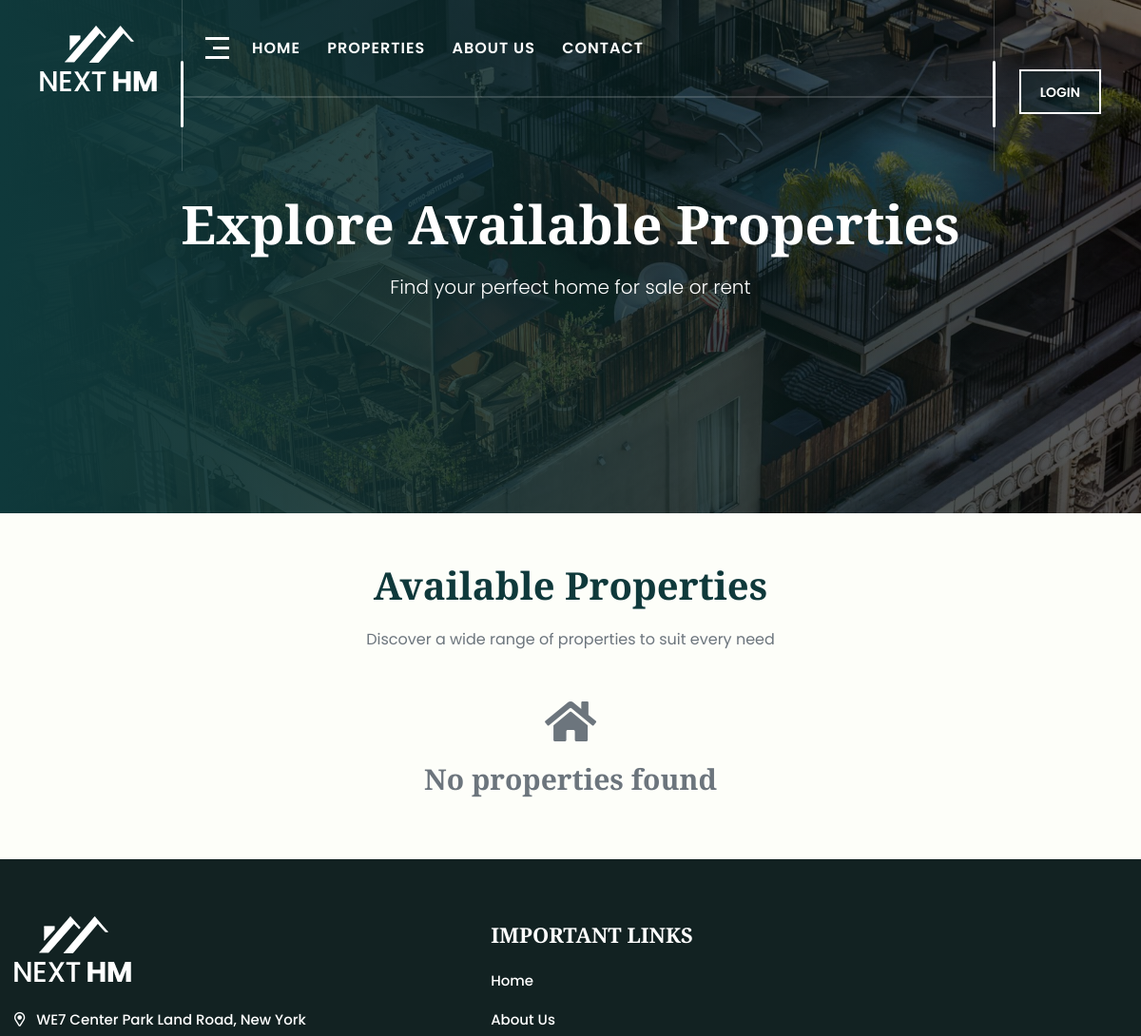
/properties/ (upper part), run on an earlier commit of the app's database.
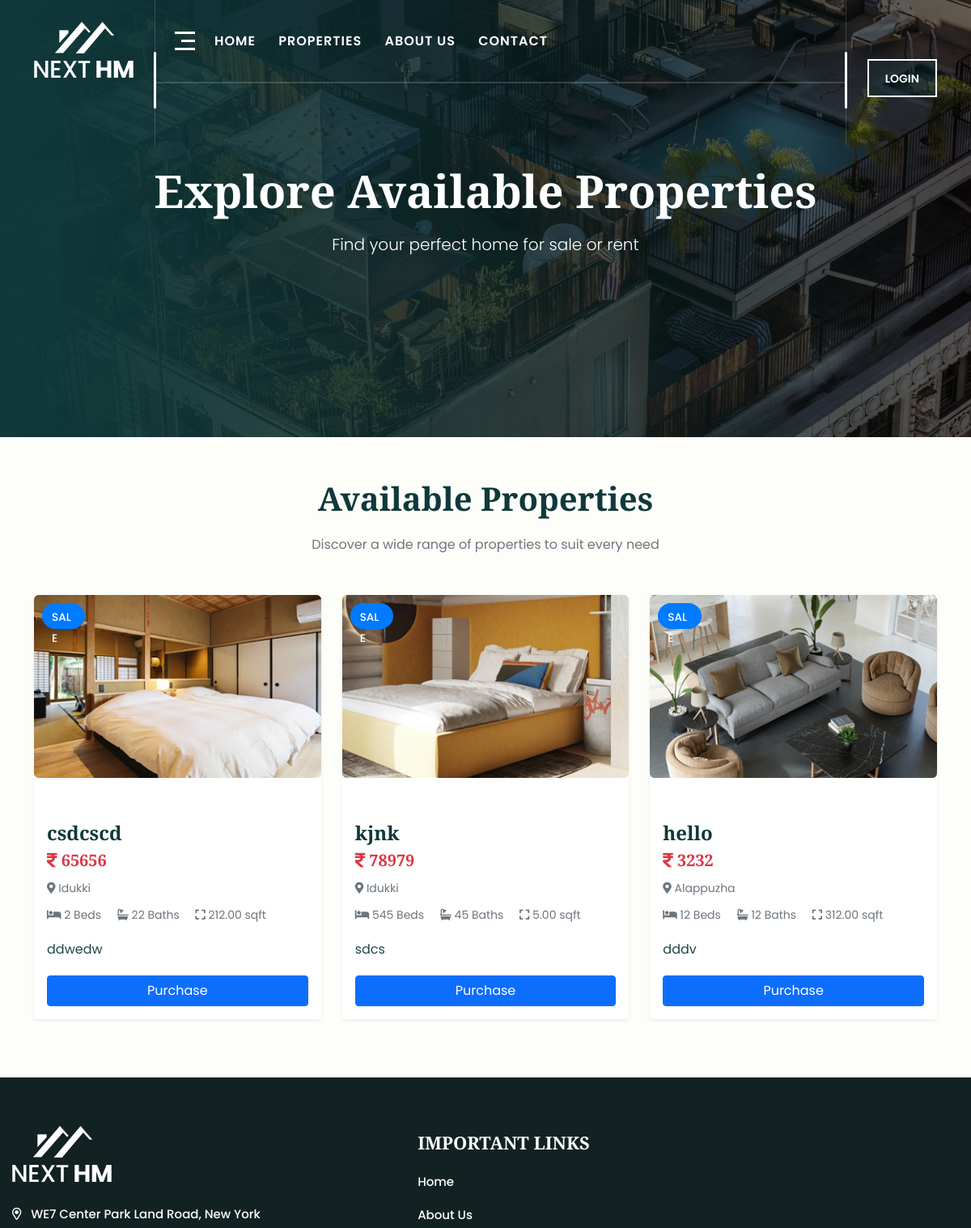
And on a later commit of the database.
### property/models.py (models this page shows, shortened)
class Property(models.Model):
    SALE = 'sale'
    RENT = 'rent'
    CATEGORY_CHOICES = [
        (SALE, 'Sale'),
        (RENT, 'Rent'),
    ]
    PROPERTY_STATUS =(
    ('available','Available' ),
    ('BOOKED', 'Booked')
)
    property_id = models.CharField(max_length=20, unique=True, blank=True)
    title = models.CharField(max_length=255)
    tagline = models.CharField(max_length=255)
    phone_no = models.CharField(max_length=15)
    email = models.EmailField()
    location = models.CharField(max_length=255)
    starting_price = models.DecimalField(max_digits=10, decimal_places=2)
    area_size = models.DecimalField(max_digits=10, decimal_places=2)
    category = models.CharField(max_length=4, choices=CATEGORY_CHOICES, default=SALE)
    cover_photo = models.ImageField(upload_to='property_photos')
    num_beds = models.IntegerField()
    num_bathrooms = models.IntegerField()
    features = models.ManyToManyField('Feature', related_name='properties')
    description = models.TextField()
    status = models.CharField(max_length=10, choices=PROPERTY_STATUS, default='available')
    agent = models.ForeignKey(User, on_delete=models.CASCADE)  # Linking to the agent

### core/views.py (the view)
# urls.py: path('properties/',views.all_properties_view,name='all_properties_view'),
def all_properties_view(request):
    properties = Property.objects.all()
    return render(request, 'properties.html', {'properties': properties})

### templates/properties.html (shortened to what this page needs)
{% extends 'base.html' %}
{% block content %}
{% load static %}
<section class="hero-layout1 d-flex align-items-center justify-content-center text-center" data-bg-src="{% static 'assets/img/bg/hero-bg-1-3.jpg' %}" style="height: 60vh; background-size: cover; background-position: center;">
    <div class="overlay" style="background-color: rgba(0, 0, 0, 0.6); position: absolute; top: 0; right: 0; bottom: 0; left: 0;"></div>
    <div class="container position-relative z-2">
        <h1 class="text-white display-4 fw-bold">Explore Available Properties</h1>
        <p class="text-white lead">Find your perfect home for sale or rent</p>
    </div>
</section>
<section class="py-5 bg-light">
    <div class="container">
        <div class="text-center mb-5">
            <h2 class="fw-semibold">Available Properties</h2>
            <p class="text-muted">Discover a wide range of properties to suit every need</p>
        </div>
        <div class="row">
            {% for property in properties %}
            <div class="col-md-6 col-lg-4 mb-4">
                <div class="card h-100 shadow-sm border-0">
                    <div class="ratio ratio-4x3 position-relative">
                        <img src="{{ property.cover_photo.url }}" class="card-img-top object-fit-cover" alt="{{ property.title }}">
                        <div class="property-category-badge {% if property.category == 'sale' %}sale{% else %}rent{% endif %}">
                            {{ property.category|title }}
                        </div>
                    </div>
                    <div class="card-body d-flex flex-column">
                        <h5 class="card-title">{{ property.title }}</h5>
                        <h6 class="text-danger mb-2">
                            <i class="fas fa-rupee-sign"></i> {{ property.starting_price|floatformat:0 }}
                        </h6>
                        <p class="card-text small text-muted mb-2">
                            <i class="fas fa-map-marker-alt"></i> {{ property.location }}
                        </p>
                        <ul class="list-inline small text-muted mb-3">
                            <li class="list-inline-item me-3"><i class="fas fa-bed"></i> {{ property.num_beds }} Beds</li>
                            <li class="list-inline-item me-3"><i class="fas fa-bath"></i> {{ property.num_bathrooms }} Baths</li>
                            <li class="list-inline-item"><i class="fas fa-expand"></i> {{ property.area_size }} sqft</li>
                        </ul>
                        <p class="card-text">{{ property.description|truncatechars:100 }}</p>
                        <div class="mt-auto">
                            <a href="{% url 'accounts:login' %}" class="btn btn-primary w-100">Purchase</a>
                        </div>
                    </div>
                </div>
            </div>
            {% empty %}
            <div class="col-12 text-center">
                <i class="fas fa-home fa-3x text-muted mb-3"></i>
                <h4 class="text-muted">No properties found</h4>
            </div>
            {% endfor %}
        </div>
    </div>
</section>
{% endblock %}

### templates/base.html (shortened to what this page needs)
{% load static %}
<!doctype html>
<html class="no-js" lang="zxx">
<head>
  <link rel="stylesheet" href="{% static 'assets/css/bootstrap.min.css' %}">
  <link rel="stylesheet" href="{% static 'assets/css/fontawesome.min.css' %}">
  <link rel="stylesheet" href="{% static 'assets/css/magnific-popup.min.css' %}">
  <link rel="stylesheet" href="{% static 'assets/css/slick.min.css' %}">
  <link rel="stylesheet" href="{% static 'assets/css/style.css' %}">
</head>
<body>
  <header class="vs-header header-layout1">
    <div class="sticky-wrapper">
      <div class="sticky-active">
        <div class="container">
          <div class="row align-items-center">
            <div class="col-auto">
                <div class="vs-logo" style="margin-top: -70px;">
                    <a href="/"><img src="{% static 'assets/img/logo.png' %}" alt="logo"></a>
                </div>
            </div>
            <div class="col menu-inner">
              <div class="header-middle">
                <div class="row gx-50 align-items-center ">
                  <div class="col-auto">
                    <button class="bar-btn sideMenuToggler d-none d-xl-block">
                    </button>
                  </div>
                  <div class="col">
                    <nav class="main-menu menu-style1 d-none d-lg-block">
                      <ul>
                        <li class="menu-item">
                          <a href="/">Home</a>
                        </li>
                        <li class="menu-item">
                          <a href="{% url 'all_properties_view' %}">Properties</a>
                        </li>
                        <li class="menu-item">
                          <a href="{% url 'about' %}">About US</a>
                        </li>
                        <li class="menu-item">
                          <a href="{% url 'contact' %}" >Contact</a>
                        </li>
                      </ul>
                    </nav>
                  </div>
                </div>
              </div>
            </div>
            <div class="col-auto d-none d-lg-block d-xl-block">
              <div class="header-btns">
                <a href="{% url 'accounts:login' %}" class="vs-btn">LOGIN</a>
              </div>
            </div>
          </div>
        </div>
      </div>
    </div>
  </header>
  {% block content %}
  {% endblock %}
<footer class="footer-wrapper overflow-hidden footer-layout1" data-bg-src="{% static 'assets/img/bg/footer-bg.jpg' %}">
    <div class="widget-area">
      <div class="vs-container1">
        <div class="row gx-60 justify-content-between align-items-center">
          <div class="col">
            <div class="row justify-content-between">
              <div class="col-md-6 col-lg-auto">
                <div class="widget">
                  <div class="footer-logo">
                    <img src="{% static 'assets/img/footer/footer-1-1.png' %}" alt="footer">
                  </div>
                  <div class="vs-widget-about">
                    <p class="footer-address3"><i class="far fa-map-marker-alt"></i> WE7
                      Center Park Land Road, New York</p>
                  </div>
                </div>
              </div>
              <div class="col-md-6 col-lg-auto">
                <div class="widget  footer-widget3">
                  <h3 class="widget_title">Important Links</h3>
                  <div class="menu-all-pages-container">
                    <ul class="menu">
                      <li><a href="index.html">Home</a></li>
                      <li><a href="about.html">About us</a></li>
                    </ul>
                  </div>
                </div>
              </div>
            </div>
          </div>
        </div>
      </div>
    </div>
  </footer>
</body>
</html>

### templates/properties.html (style rules this page uses)
.property-category-badge { position: absolute; top: 10px; left: 10px; background: #007bff; color: #fff; padding: 5px 12px; border-radius: 20px; font-size: 0.85rem; text-transform: uppercase; font-weight: 500; width: 15%; height: 12%; }

What changed in the data, as far as the page shows it:
added Property: cover_photo (picture), category "SALE", title "csdcscd", starting_price "65656", location "Idukki", num_beds "2", num_bathrooms "22", area_size "212.00", description "ddwedw"
added Property: cover_photo (picture), category "SALE", title "kjnk", starting_price "78979", location "Idukki", num_beds "545", num_bathrooms "45", area_size "5.00", description "sdcs"
added Property: cover_photo (picture), category "SALE", title "hello", starting_price "3232", location "Alappuzha", num_beds "12", num_bathrooms "12", area_size "312.00", description "dddv"
Also different on the page:
text no longer shown: "No properties found"
